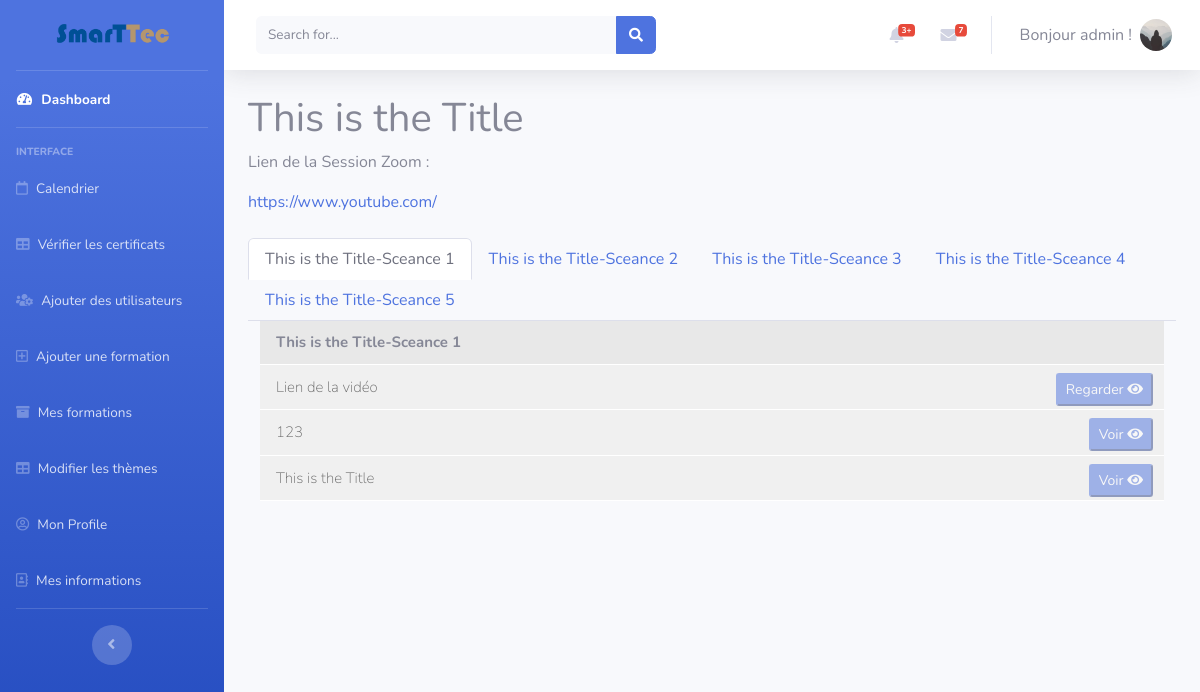
The app's page /mesformations/1 (signed in) with its own data.
### flaskblog/models.py (models this page shows, shortened)
class User(db.Model, UserMixin):
    id = db.Column(db.Integer, primary_key=True)
    username = db.Column(db.String(20), unique=True, nullable=False)
    email = db.Column(db.String(120), unique=True, nullable=False)
    image_file = db.Column(db.String(20), nullable=False,
                           default='default.jpg')
    password = db.Column(db.String(60), nullable=False)
    acc_rights = db.Column(db.Integer, default=2)
    posts = db.relationship('Post', backref='author', lazy=True)
    subscriptions = db.relationship(
        'Subscription', backref='subscribed', lazy=True)
    infos = db.relationship(
        'Userinfo', backref='currentuser', lazy=True)

class Post(db.Model):
    id = db.Column(db.Integer, primary_key=True)
    title = db.Column(db.String(100), nullable=False)
    price = db.Column(db.Integer, nullable=False)
    youtube_url = db.Column(db.Text, nullable=True)
    num_posts = db.Column(db.Integer, nullable=False)
    date_posted = db.Column(db.DateTime, nullable=False,
                            default=datetime.utcnow)
    content = db.Column(db.Text, nullable=False)
    description = db.Column(db.Text, nullable=False)
    start_date = db.Column(db.DateTime, nullable=False,
                           default=datetime.utcnow)
    zoom_link = db.Column(db.Text)
    theme = db.Column(db.Integer, db.ForeignKey('theme.id'), nullable=False)
    user_id = db.Column(db.Integer, db.ForeignKey('user.id'), nullable=False)
    images = db.relationship('PostImage', backref='post', lazy=True)
    subscriptions = db.relationship(
        'Subscription', backref='subscribers', lazy=True)
    sceances = db.relationship(
        'Sceance', backref='session', lazy=True)

class Sceance(db.Model):
    id = db.Column(db.Integer, primary_key=True)
    num = db.Column(db.Integer, nullable=False)
    title = db.Column(db.String(100), nullable=False)
    content = db.Column(db.Text, nullable=True)
    start_date = db.Column(db.DateTime, nullable=False,
                           default=datetime.utcnow)
    session_id = db.Column(
        db.Integer, db.ForeignKey('post.id'), nullable=False)
    zoom_video = db.Column(db.Text, nullable=True)
    documents = db.relationship('Document', backref='sceance.id', lazy=False)

class Document(db.Model):
    id = db.Column(db.Integer, primary_key=True)
    title = db.Column(db.String(200), nullable=True)
    url = db.Column(db.Text, nullable=False)
    sceance = db.Column(db.Integer, db.ForeignKey(
        'sceance.id'), nullable=False)

### flaskblog/users/routes.py (the view)
@ users.route("/mesformations/<int:post_id>")
@ login_required
def mesformations(post_id):
    post = Post.query.get(post_id)
    subs = Subscription.query.filter_by(user_id=current_user.id).all()
    test = False
    scs = []
    for i in range(1, post.num_posts+1):
        for sc in post.sceances:
            if(sc.num == i):
                scs.append(sc)
                break
    for sub in subs:
        if(sub.post_id == post_id):
            if(sub.status == 1):
                test = True
            else:
                test = False
    sceances = []
    for sc in post.sceances:
        sceances.append((
            (((sc.start_date-datetime.now()) <= timedelta(days=1)) and (test)), sc))
    return render_template('mesFormations.html', current_user=current_user, post=post, test=test,sceances=sceances, scs=scs)

### flaskblog/models.py (called while the page is built)
@login_manager.user_loader
def load_user(user_id):
    return User.query.get(int(user_id))

### flaskblog/templates/startbootstrap-sb-admin-2-gh-pages/mesFormations.html (shortened to what this page needs)
{% extends 'base.html' %} {% block content %}
<div id="wrapper">
  {% include 'Sidebar.html' %}
  <div id="content-wrapper" class="d-flex flex-column">
    <div id="content">
      {% include 'Topbar.html' %}
      <div class="container-fluid">
        <h1>{{post.title}}</h1>
        <p>Lien de la Session Zoom :</p>
        {% if test %}
        <a href="{{post.zoom_link}}">{{post.zoom_link}}</a>
        {% else %}
        <div class="alert alert-warning" role="alert">
          <i class="fas fa-exclamation-triangle"></i>
          Vous devez payer pour continuer dans cette formation.</br>
          Dans le cas échéant vous n'aurez pas accès aux documents et à la formation zoom
        </div>
        {% endif %}
        <ul class="nav nav-tabs" id="myTab" role="tablist">
          {% for sc in scs %}
          <li class="nav-item">
            <a
              {% if sc.num==1 %}
              class="nav-link active"
              {% else %}
              class="nav-link"
              {% endif %}
              id="home-tab"
              data-toggle="tab"
              href="#sc{{sc.id}}"
              role="tab"
              aria-controls="home"
              aria-selected="true"
              >{{sc.title}}</a
            >
          </li>
          {% endfor %}
        </ul>
        <div class="tab-content" id="myTabContent">
          {% for test,sc in sceances %}
          <div
            {% if sc.num==1 %}
            class="tab-pane fade show active"
            {% else %}
            class="tab-pane fade show"
            {% endif %}
            id="sc{{sc.id}}"
            role="tabpanel"
            aria-labelledby="home-tab"
          >
            <div class="col-sm-12 course-section">
              <div class="section-title">{{sc.title}}</div>
              <ul class="section-list">
                <li class="section-item">
                  <a class="item" href="#">
                    <span class="lecture-icon">
                    </span>
                    <div class="float-left">Lien de la vidéo</div>
                    {% if test %}
                    <button class="btn-primary btn-sm float-right lecture-start" onclick="window.location.href='{{sc.zoom_video}}'">
                      Regarder <i class="fas fa-eye"></i>
                    </button>
                    {% endif %}
                  </a>
                </li>
                {% for doc in sc.documents %}
                <li class="section-item">
                  <a class="item" href="#">
                    <span class="lecture-icon">
                    </span>
                    <div class="float-left">{{doc.title}}</div>
                    {% if test %}
                    <button class="btn-primary btn-sm float-right lecture-start" onclick="window.location.href='{{doc.url}}'">
                      Voir <i class="fas fa-eye"></i>
                    </button>
                    {% endif %}
                  </a>
                </li>
                {% endfor %}
              </ul>
            </div>
          </div>
          {% endfor %}
        </div>
      </div>
    </div>
  </div>
</div>
{% endblock %}

### flaskblog/templates/startbootstrap-sb-admin-2-gh-pages/Topbar.html (shortened to what this page needs)
<nav
  class="navbar navbar-expand navbar-light bg-white topbar mb-4 static-top shadow"
>
  <form
    class="d-none d-sm-inline-block form-inline mr-auto ml-md-3 my-2 my-md-0 mw-100 navbar-search"
  >
    <div class="input-group">
      <input
        type="text"
        class="form-control bg-light border-0 small"
        placeholder="Search for..."
        aria-label="Search"
        aria-describedby="basic-addon2"
      />
      <div class="input-group-append">
        <button class="btn btn-primary" type="button">
          <i class="fas fa-search fa-sm"></i>
        </button>
      </div>
    </div>
  </form>
  <ul class="navbar-nav ml-auto">
    {% if current_user.username %}
    <li class="nav-item dropdown no-arrow mx-1">
      <a
        class="nav-link dropdown-toggle"
        href="#"
        id="alertsDropdown"
        role="button"
        data-toggle="dropdown"
        aria-haspopup="true"
        aria-expanded="false"
      >
        <i class="fas fa-bell fa-fw"></i>
        <span class="badge badge-danger badge-counter">3+</span>
      </a>
    </li>
    <li class="nav-item dropdown no-arrow mx-1">
      <a
        class="nav-link dropdown-toggle"
        href="#"
        id="messagesDropdown"
        role="button"
        data-toggle="dropdown"
        aria-haspopup="true"
        aria-expanded="false"
      >
        <i class="fas fa-envelope fa-fw"></i>
        <span class="badge badge-danger badge-counter">7</span>
      </a>
    </li>
    <li class="nav-item dropdown no-arrow">
      <a
        class="nav-link dropdown-toggle"
        href="#"
        id="userDropdown"
        role="button"
        data-toggle="dropdown"
        aria-haspopup="true"
        aria-expanded="false"
      >
        <span class="mr-2 d-none d-lg-inline text-gray-600 large"
          >Bonjour {{current_user.username}} !</span
        >
        <img
          class="img-profile rounded-circle"
          src="{{url_for('static',filename='profile_pics/' +current_user.image_file)}}"
        />
      </a>
    </li>
    {%endif%}
  </ul>
</nav>

### flaskblog/static/css/fedora.css (style rules this page uses)
.course-section { margin-bottom: 10px; }
.course-section .section-title { background: #e8e8e8; padding: 10px 16px; margin: 0; font-size: 15px; font-weight: bold; border-bottom: 1px solid #fff; }
.course-section ul.section-list { margin: 0; padding: 0; }
.course-section ul.section-list .section-item { margin: 0; padding: 0; list-style-type: none; border-bottom: 1px solid #fff; }
.course-section ul.section-list .section-item .item { display: block; padding: 11px 16px; background: #f0f0f0; list-style-type: none; font-size: 15px; color: #676767; text-decoration: none; font-weight: 200; }
.course-section ul.section-list .section-item .item .lecture-icon { padding-right: 5px; }
.course-section ul.section-list .section-item .item .btn-primary { margin-top: -3px; margin-right: -5px; }
.course-section ul.section-list .section-item .lecture-start { opacity: 0.5; }

### flaskblog/static/css/extra.css (style rules this page uses)
:root { --input-padding-x: 1.5rem; --input-padding-y: 0.75rem; }

### records on screen
User: username "admin", image_file (placeholder picture)
Post: title "This is the Title", zoom_link "https://www.youtube.com/"
Sceance: title "This is the Title-Sceance 1"
Sceance: title "This is the Title-Sceance 2"
Sceance: title "This is the Title-Sceance 3"
Sceance: title "This is the Title-Sceance 4"
Sceance: title "This is the Title-Sceance 5"
Document: title "123"
Document: title "This is the Title"
